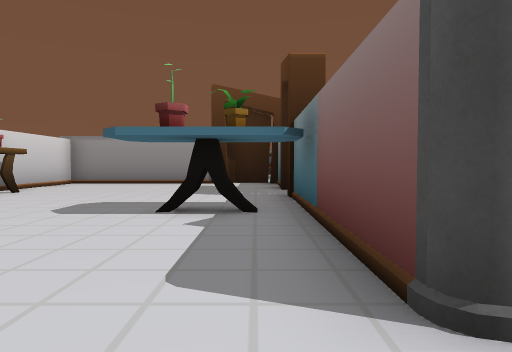
View 1 (above)

24 first-person views from a walk through a scene from a Unity 3-D project. The camera is 1.3 m above the floor, tilts 2° down and sees 75° across. The floor is counted in squares, 2 m on a side. Each view is taken from the middle of a square. On the plan, view 1 faces up. The plan holds only what a view shows up to about 10 squares ahead; the rest is blank. The place goes on beyond the plan.

View 2
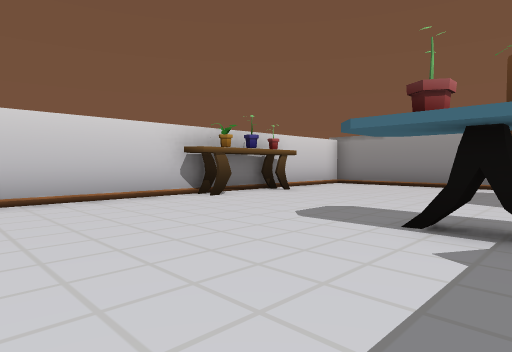

View 3
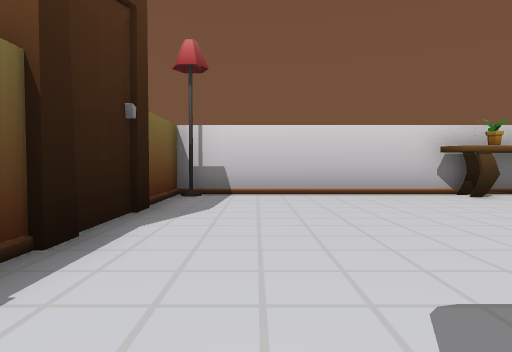

View 4
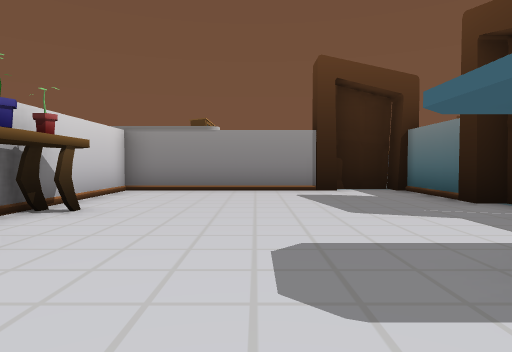

View 5
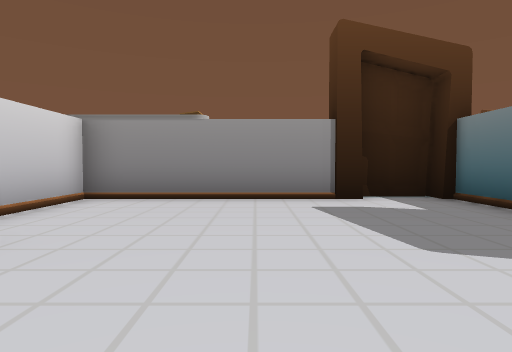

View 6
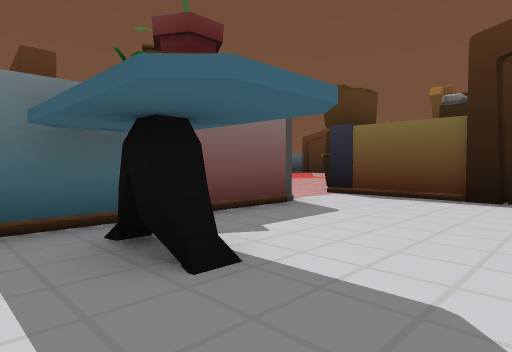

View 7
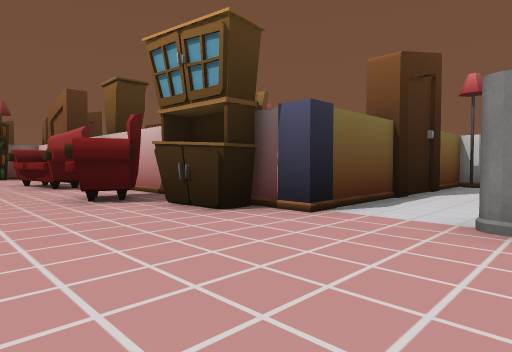

View 8
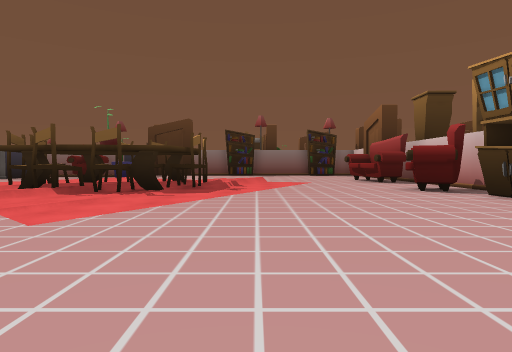

View 9
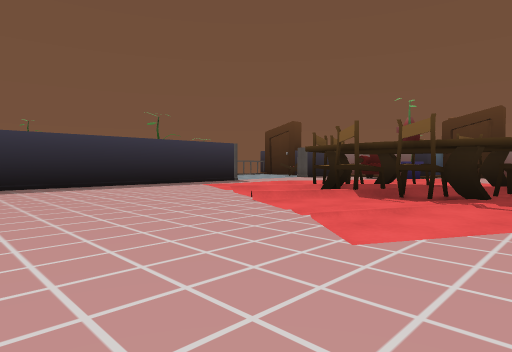

View 10
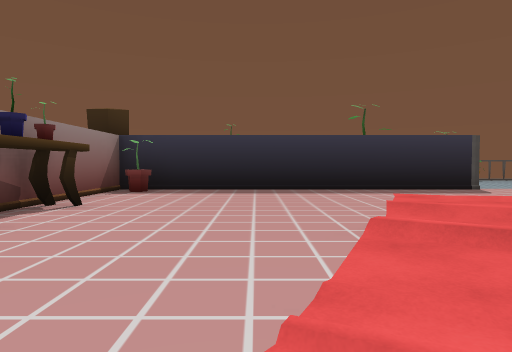

View 11
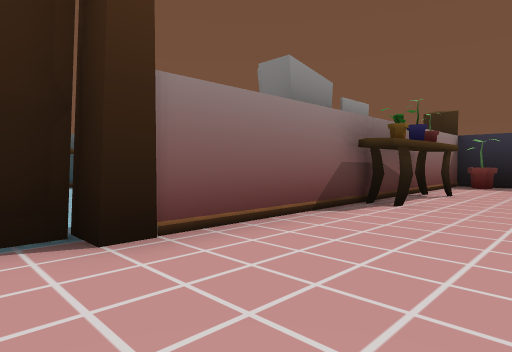

View 12
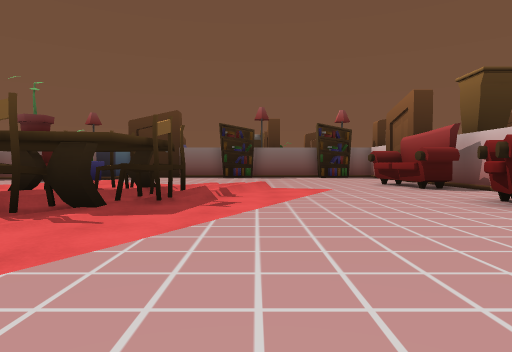

View 13
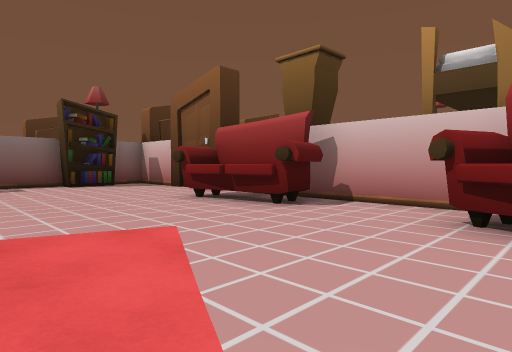

View 14
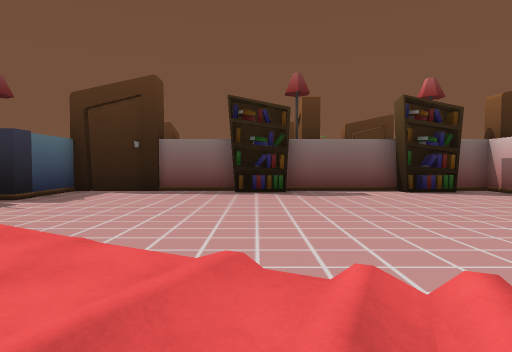

View 15
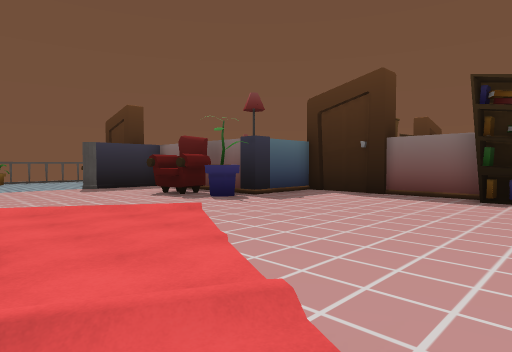

View 16
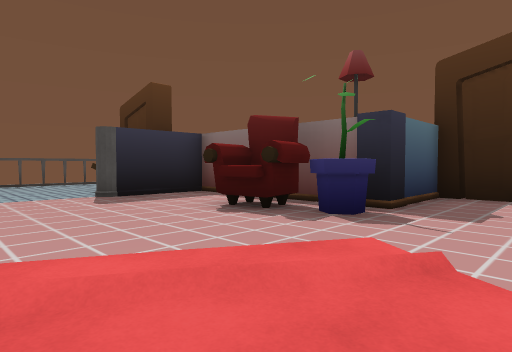

View 17
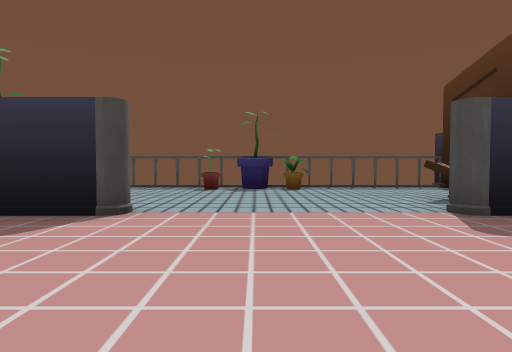

View 18
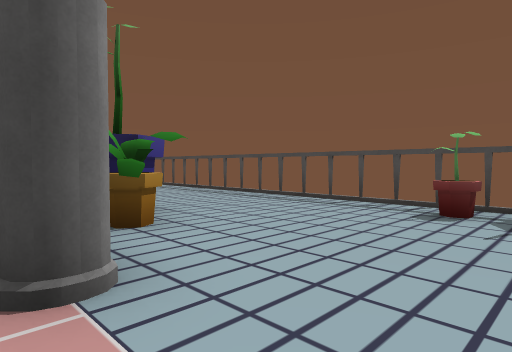

View 19
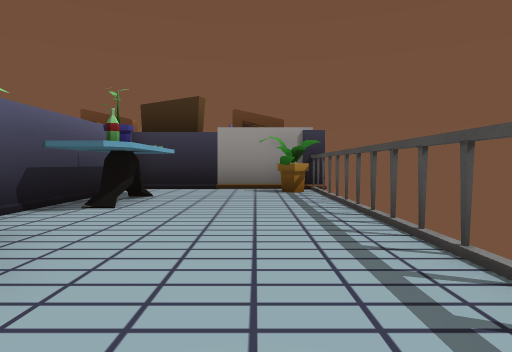

View 20
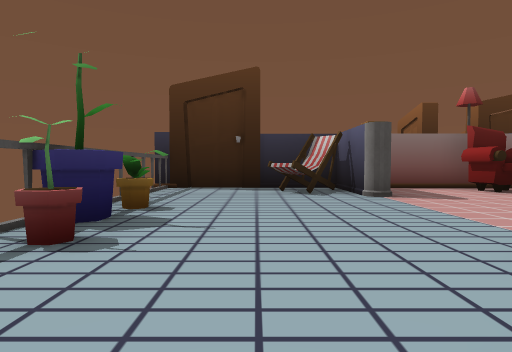

View 21
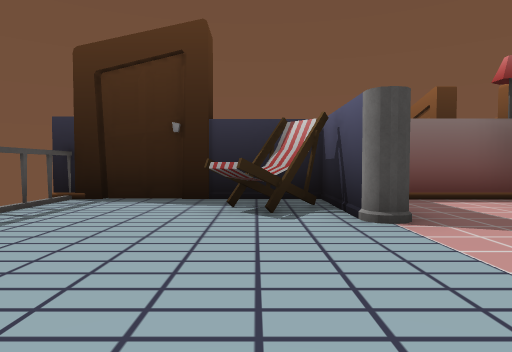

View 22
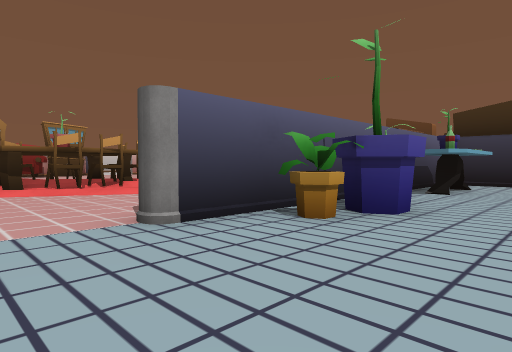

View 23
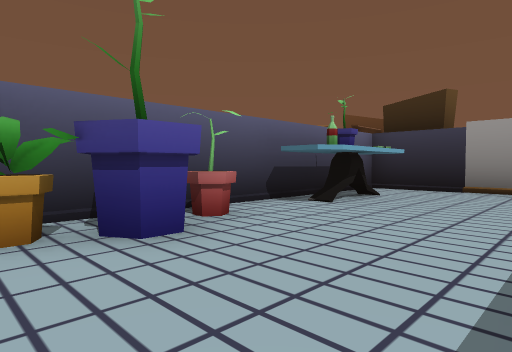

View 24
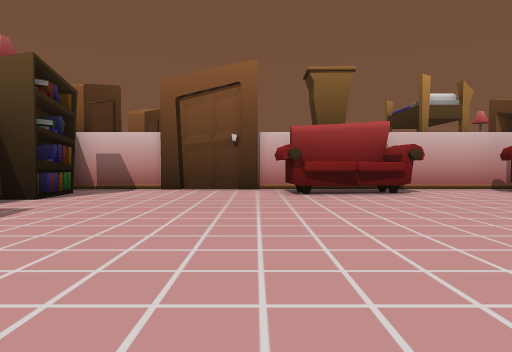

### Floor plan
Key: @ floor where view 1 was taken; # wall or solid block; x gap in a wall; . main floor; : floor 0.25 m higher than the main floor; / step, stairs or slope; O other object.
Columns run from 7 left of view 1 to 24 right of it. Each row starts with its distance up from view 1.
 12 OOO###OO#
 11 #.......#       O#
 10 #.......#        O
  9 #.......#
  8 #........
  7 ##......O
  6  O......#           O
  5 #.....OO#          OO     OO
  4 #.......#     .O###############O
  3 #.......#O   .......#O...O....OO
  2 #.......#................#.....O
  1 #........................#.O...O
  0 #O.....@........./.......#.O...O
 -1 ####OO##O........:./.....#.....O
 -2         #O.......:././...##....O
 -3         #O......:OO./../.##O...O
 -4         #OO.....:###O./..#OO...O
 -5      OOO#OO..../O# ##./..##....O
 -6      OOO#....../O###O/...#.....O
 -7         #.....//#OO#./........OO
 -8        O#O....//..../.........OO
 -9        O#OO...................OO
-10         #OO......../...........O
-11         #................#.O...O
-12         O............OOO.#xO...O
-13         O................#....OO
-14         #...........OO####### #
-15         #.OO...O.....#
-16       OO###########OO
-17          O

Where each view was taken, in squares from view 1:
view 1: 0 up, 0 right, facing up
view 2: 1 up, 0 right, facing up-left
view 3: 1 up, 1 right, facing left
view 4: 3 up, 3 left, facing up
view 5: 5 up, 3 left, facing up
view 6: 6 up, 3 left, facing down-right
view 7: 2 up, 5 right, facing down-left
view 8: 4 up, 7 right, facing down
view 9: 3 up, 8 right, facing down-right
view 10: 0 up, 9 right, facing right
view 11: 1 up, 7 right, facing up-right
view 12: 1 up, 7 right, facing down
view 13: 4 down, 7 right, facing down-left
view 14: 6 down, 8 right, facing down
view 15: 7 down, 7 right, facing down-right
view 16: 8 down, 11 right, facing down-right
view 17: 8 down, 14 right, facing right
view 18: 8 down, 18 right, facing up-right
view 19: 5 down, 22 right, facing up
view 20: 4 down, 21 right, facing down
view 21: 7 down, 20 right, facing down
view 22: 8 down, 22 right, facing up-left
view 23: 5 down, 23 right, facing up-left
view 24: 11 down, 10 right, facing left
